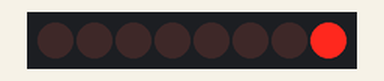
This sketch was run on a simulated Arduino Uno, built with avr-gcc and run on an emulated ATmega328P. Shown: 8 shift-register outputs drawn as a row of LEDs (first output left, lit = HIGH). Wiring (inferred from the names in the program): shift register (74HC595): data pin 2; shift clock pin 5; latch pin 4. Wiring (inferred from the signals the program sends): row of LEDs: on Q0, Q1, Q2, Q3, Q4, Q5, Q6, Q7.

Above: at 0.5 s.
At 2.5 s:
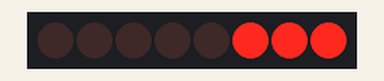
At 4.5 s:
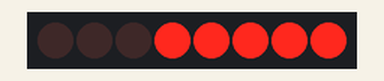
At 9.5 s:
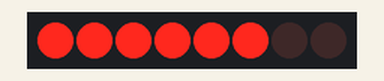
At 14.5 s:
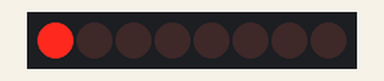
At 19.5 s:
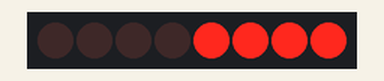
Timing chart, 0 to 20.8 s (numbered marks = the images above):
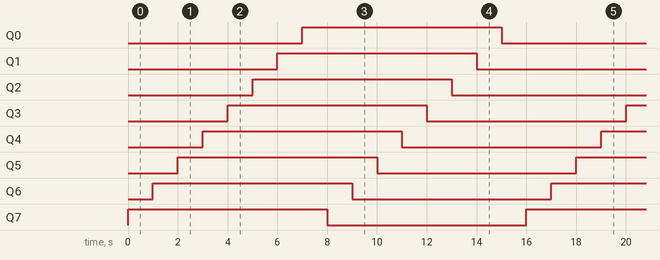

The sketch:

shiftingRegister74HC595.ino
```cpp
int data = 2;// set pin 14 of 74HC595 as data input
int clock = 5;// set pin 11 of 74hc595 as clock
int latch = 4;// set pin 12 of 74hc595 as output latch
boolean states[8];//bitmask of 8 outputs 74HC595

//setting pin in needed state by creating and writing bitmask
void sendPin(int pin, boolean state) {
  byte value = 0;
  byte add = 1;
  states[pin] = state;//setting new state on this pin
  //creating new bitmask aka value
  for(int i = 0; i < 8; i++) {
    if(states[i] == HIGH) value += add;
    add *= 2;
  }
  digitalWrite(latch, LOW);//open write mode
  shiftOut(data, clock, LSBFIRST, value);//sending value wich is bitmask
  digitalWrite(latch, HIGH);//closing write mode
}

void setup() {
  pinMode(data, OUTPUT);
  pinMode(clock, OUTPUT);
  pinMode(latch, OUTPUT);
  digitalWrite(latch, HIGH);//closing latch not to get any signal

  //clean all registers = setting all to LOW
  for(int i = 0; i < 8; i++) {
    sendPin(i, LOW);
  }
}
void loop() {
  /*
  digitalWrite(latch, LOW);//enable writing to registers
  shiftOut(data, clock, LSBFIRST, 0b10000001);//0b=prefix,next=data=>bitmask
  digitalWrite(latch, HIGH);//closing setting data
  */
  for(int i = 0; i < 8; i++) {
    sendPin(i, HIGH);
    delay(1000);
  }
  for(int i = 0; i < 8; i++) {
    sendPin(i, LOW);
    delay(1000);
  }
}
```

Measured:
- by itself, Q0–7: alternates HIGH for 8.0 s and LOW for 8.0 s
- by itself, everything shown: repeats every 16.0 s, in 16 steps
